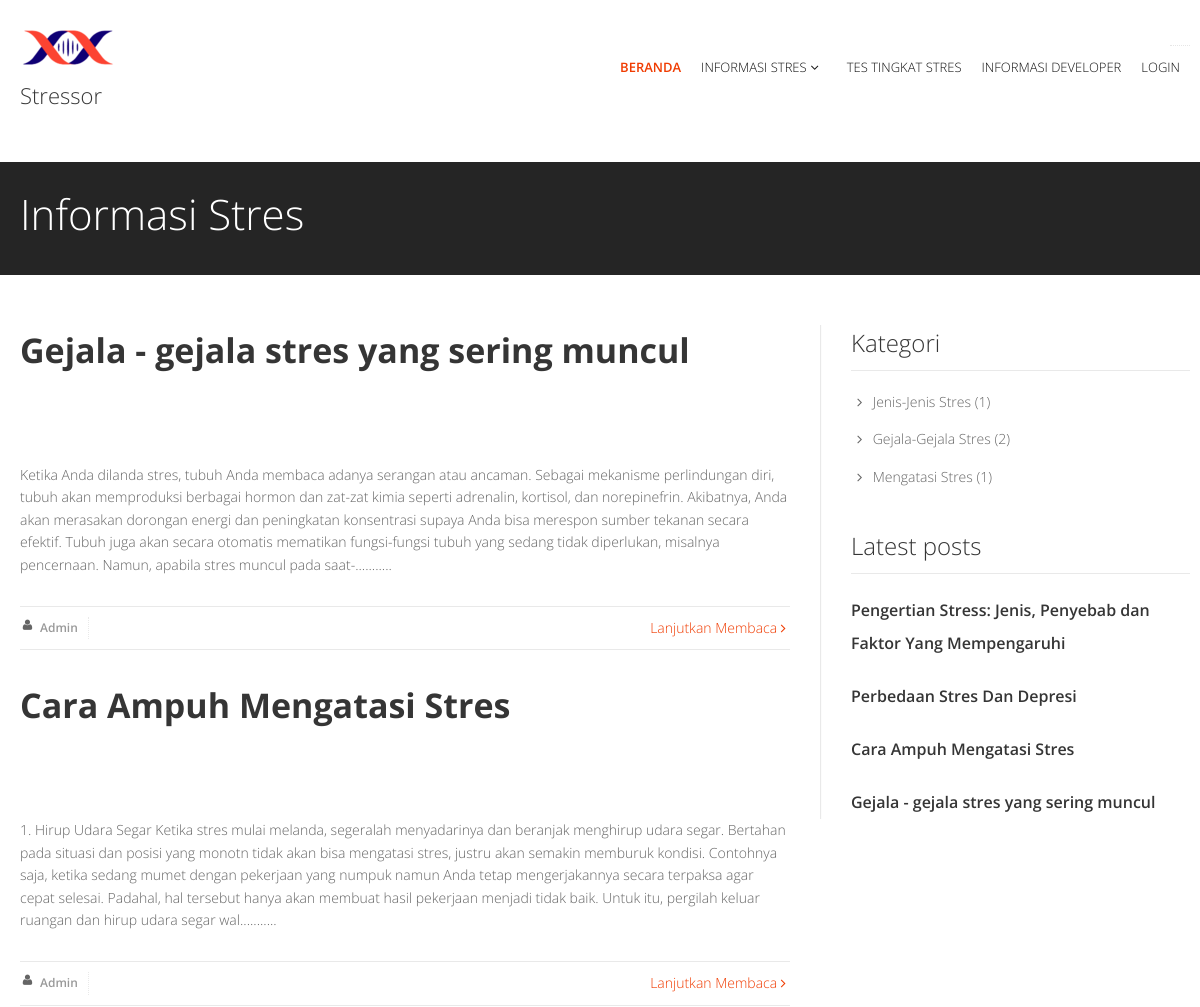
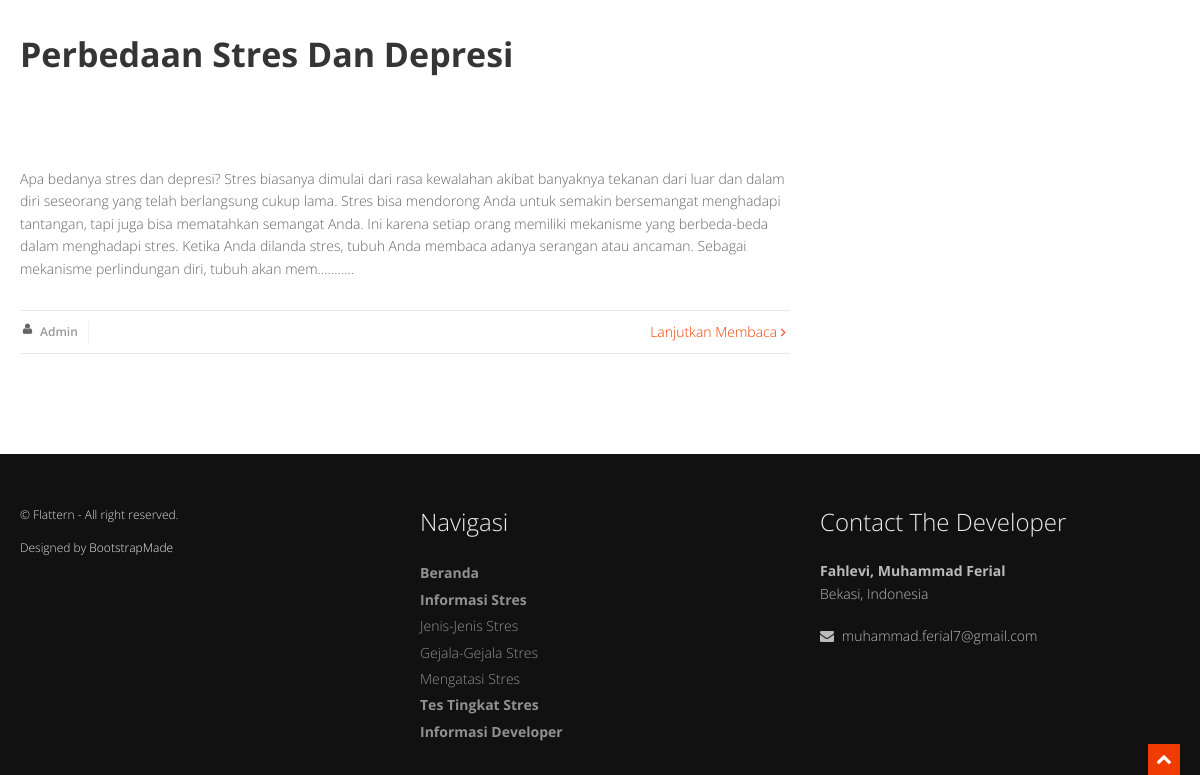
The page /index.php/home/info on the database its author committed (2 pictures, top to bottom).
### tables this page shows
CREATE TABLE `tb_berita` (
  `id` int(3) NOT NULL,
  `kategori` varchar(15) NOT NULL,
  `judul` varchar(100) NOT NULL,
  `gambar` text NOT NULL,
  `isi` text NOT NULL
);

### application/controllers/Home.php (called while the page is built, shortened)
<?php
class Home extends CI_Controller {
	public function __construct(){
		$this->load->model('nilai_model');
		$this->load->model('berita_model');
		$this->load->view('template/assets');
	}
	function info(){
		$data['a'] = $this->berita_model->count1();
		$data['b'] = $this->berita_model->count2();
		$data['c'] = $this->berita_model->count3();
		$data['alldata'] = $this->berita_model->descending();
		$data['column'] = $this->berita_model->all();
		$this->load->view('template/header');
		$this->load->view('info/info_page', $data);
		$this->load->view('template/footer');
	}
}

### index.php (called while the page is built, shortened)
<?php
require_once BASEPATH.'core/CodeIgniter.php';

### application/models/berita_model.php (called while the page is built, shortened)
<?php
class berita_model extends CI_Model {
	function descending(){
		$this->db->order_by('id', 'DESC');
		$this->db->limit(3);
		return $this->db->get('tb_berita');
	}
	function all(){
		$this->db->limit(5);
		return $this->db->get('tb_berita');
	}
	function count1(){
		$this->db->select('COUNT(id) as count');
		$this->db->from('tb_berita');
		$this->db->where('kategori', '1');
		$query = $this->db->get();
		if ($query->num_rows() > 0 ){
			$row = $query->row();
			return $row->count;
		}
		return 0;
	}
	function count2(){
		$this->db->select('COUNT(id) as count');
		$this->db->from('tb_berita');
		$this->db->where('kategori', '2');
		$query = $this->db->get();
		if ($query->num_rows() > 0 ){
			$row = $query->row();
			return $row->count;
		}
		return 0;
	}
	function count3(){
		$this->db->select('COUNT(id) as count');
		$this->db->from('tb_berita');
		$this->db->where('kategori', '3');
		$query = $this->db->get();
		if ($query->num_rows() > 0 ){
			$row = $query->row();
			return $row->count;
		}
		return 0;
	}
}

### application/views/info/info_page.php (the view, shortened to what this page needs)
<!DOCTYPE html>
<html>
<head>
</head>
<body>
<section id="inner-headline">
  <div class="container">
    <div class="row">
      <div class="span4">
        <div class="inner-heading">
          <h2>Informasi Stres</h2>
        </div>
      </div>
    </div>
  </div>
</section>
<section id="content">
  <div class="container">
    <div class="row">
      <div class="span8">
        <article>
          <?php foreach($alldata->result() as $row):?>
          <div class="row">
            <div class="span8">
              <div class="post-slider">
                <div class="post-heading">
                  <h3><a href="<?php echo base_url('home/newspage/');?><?php echo $row->id;?>"><?php echo $row->judul;?></a></h3>
                </div>
              <div class="flexslider">
              </div>
              </div>
              <p>
                <?php $artikel = $row->isi;
                echo substr($artikel, 0, 500);?>...........
              </p>
              <div class="bottom-article">
                <ul class="meta-post">
                  <li><i class="icon-user"></i><a> Admin</a></li>
                </ul>
                <a href="<?php echo base_url('home/newspage/');?><?php echo $row->id;?>" class="pull-right">Lanjutkan Membaca <i class="icon-angle-right"></i></a>
              </div>
            </div>
          </div>
          <?php endforeach;?>
        </article>
      </div>
      <div class="span4">
        <aside class="right-sidebar">
          <div class="widget">
            <h5 class="widgetheading">Kategori</h5>
            <ul class="cat">
              <li><i class="icon-angle-right"></i><a href="<?php echo base_url('home/cat/1');?>">Jenis-Jenis Stres</a><span> (<?php echo $a;?>)</span></li>
              <li><i class="icon-angle-right"></i><a href="<?php echo base_url('home/cat/2');?>">Gejala-Gejala Stres</a><span> (<?php echo $b;?>)</span></li>
              <li><i class="icon-angle-right"></i><a href="<?php echo base_url('home/cat/3');?>">Mengatasi Stres</a><span> (<?php echo $c;?>)</span></li>
            </ul>
          </div>
          <div class="widget">
            <h5 class="widgetheading">Latest posts</h5>
            <ul class="recent">
            <?php foreach($column->result() as $row):?>
              <li>
                <h6><a href="<?php echo base_url('home/newspage/');?><?php echo $row->id;?>"><?php echo $row->judul;?></a></h6>
              </li>
            <?php endforeach;?>
            </ul>
          </div>
        </aside>
      </div>
    </div>
  </div>
</section>

### assets/css/flexslider.css (style rules this page uses)
.flexslider { margin: 0; padding: 0; }
.flexslider { margin: 0 0 60px; background: #fff; border: 4px solid #fff; position: relative; -webkit-border-radius: 0; -moz-border-radius: 0; -o-border-radius: 0; border-radius: 0; box-shadow: none; -webkit-box-shadow: none; -moz-box-shadow: none; -o-box-shadow: none; zoom: 1; }

### assets/css/style.css (style rules this page uses)
body { font-family: 'Open Sans', Arial, sans-serif; font-size: 14px; font-weight: 300; line-height: 1.6em; color: #656565; }
.container { padding: 0 20px 0 20px; position: relative; }
.row, .row-fluid { margin-bottom: 30px; }
.row .row, .row-fluid .row-fluid { margin-bottom: 30px; }
#content { position: relative; background: #fff; padding: 50px 0 0 0; }
#inner-headline { background: #252525; position: relative; margin: 0; padding: 0; color: #fefefe; }
#inner-headline .inner-heading h2 { color: #fff; margin: 20px 0 0 0; }
.widgetheading { width: 100%; padding: 0; }
aside .widgetheading { position: relative; border-bottom: #e9e9e9 1px solid; padding-bottom: 9px; }
article { float: left; width: 100%; margin-bottom: 40px; }
article .post-heading h3 { margin-bottom: 20px; }
article .post-heading h3 a { font-weight: 700; color: #353535; }
.post-slider { margin-bottom: 20px; }
ul.meta-post { float: left; margin: 0; padding: 0; list-style: none; }
ul.meta-post li { float: left; margin: 0 10px 0 0; padding: 0; list-style: none; border-right: 1px dotted #e9e9e9; padding-right: 10px; }
ul.meta-post li i { float: left; font-size: 12px; margin: 2px 5px 0 0; }
ul.meta-post li a { color: #999; float: left; font-size: 12px; font-weight: 600; }
.bottom-article { float: left; width: 100%; border-top: 1px solid #e9e9e9; border-bottom: 1px solid #e9e9e9; padding: 10px 0 10px 0; margin-top: 20px; }
aside { position: relative; margin-bottom: 40px; }
.right-sidebar { border-left: 1px solid #e9e9e9; padding: 0 0 0 30px; -webkit-box-shadow: inset 1px 0 0 0 rgba(0, 0, 0, .01); box-shadow: inset 1px 0 0 0 rgba(0, 0, 0, .01); }
aside .widget { margin-bottom: 40px; }
ul.cat, ul.recent, ul.folio-detail, ul.contact-info { margin: 0; padding: 0; list-style: none; }
ul.cat li, ul.recent li, ul.folio-detail li, ul.contact-info li { margin: 0 0 15px 0; list-style: none; }
ul.cat li a, ul.folio-detail li a { color: #656565; }
.widget ul.recent li { margin-bottom: 20px; }
ul.recent li h6 { margin: 0 0 10px 0; }
ul.recent li h6 a { color: #353535; font-size: 16px; font-weight: 600; }

### assets/skins/default.css (style rules this page uses)
a, a:hover,a:focus,a:active, footer a.text-link:hover, strike, footer ul.link-list li a:hover, .post-meta span a:hover, footer a.text-link, ul.meta-post li a:hover, ul.cat li a:hover, ul.recent li h6 a:hover, ul.portfolio-categ li.active a, ul.portfolio-categ li.active a:hover, ul.portfolio-categ li a:hover,ul.related-post li h4 a:hover, span.highlight,article .post-heading h3 a:hover, .navbar .nav > .active > a,.navbar .nav > .active > a:hover,.navbar .nav > li > a:hover,.navbar .nav > li > a:focus,.navbar .nav > .active > a:focus, .validation { color:#F03C02; }

### assets/css/overwrite.css (style rules this page uses)
h1, h2, h3, h4, h5, h6 { font-family: 'Open Sans', sans-serif; color:#353535; font-weight:300; line-height:1.5em; margin-top:0; }
h2 { font-size:42px; margin-bottom:22px; }
h3 { font-size:34px; margin-bottom:22px; }
h5 { font-size:24px; margin-bottom:20px; }
h6 { font-size:22px; margin-bottom:20px; }
.widget h4,.widget h5 { font-weight:300; margin-bottom:20px; }
ul, ol { padding: 0; margin: 0 0 10px 25px; }
li { line-height: 1.6em; }

### rows shown on the page
tb_berita: judul "Gejala - gejala stres yang sering muncul", isi "Ketika Anda dilanda stres, tubuh Anda membaca adanya serangan atau ancaman. Sebagai mekanisme perlindungan diri, tubuh akan memproduksi berbagai hormon dan zat-zat kimia seperti adrenalin, kortisol, dan norepinefrin. Akibatnya, Anda akan merasakan dorongan energi dan peningkatan konsentrasi supaya Anda bisa merespon sumber tekanan secara efektif. Tubuh juga akan secara otomatis mematikan fungsi-fungsi tubuh yang sedang tidak diperlukan, misalnya pencernaan. Namun, apabila stres muncul pada saat-"
tb_berita: judul "Cara Ampuh Mengatasi Stres", isi "1. Hirup Udara Segar Ketika stres mulai melanda, segeralah menyadarinya dan beranjak menghirup udara segar. Bertahan pada situasi dan posisi yang monotn tidak akan bisa mengatasi stres, justru akan semakin memburuk kondisi. Contohnya saja, ketika sedang mumet dengan pekerjaan yang numpuk namun Anda tetap mengerjakannya secara terpaksa agar cepat selesai. Padahal, hal tersebut hanya akan membuat hasil pekerjaan menjadi tidak baik. Untuk itu, pergilah keluar ruangan dan hirup udara segar wal"
tb_berita: judul "Perbedaan Stres Dan Depresi", isi "Apa bedanya stres dan depresi? Stres biasanya dimulai dari rasa kewalahan akibat banyaknya tekanan dari luar dan dalam diri seseorang yang telah berlangsung cukup lama. Stres bisa mendorong Anda untuk semakin bersemangat menghadapi tantangan, tapi juga bisa mematahkan semangat Anda. Ini karena setiap orang memiliki mekanisme yang berbeda-beda dalam menghadapi stres. Ketika Anda dilanda stres, tubuh Anda membaca adanya serangan atau ancaman. Sebagai mekanisme perlindungan diri, tubuh akan mem"
tb_berita: judul "Pengertian Stress: Jenis, Penyebab dan Faktor Yang Mempengaruhi"

### other values the page prints
$a "1"
$b "2"
$c "1"
